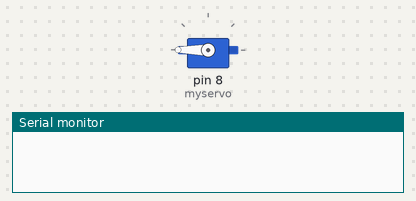
This sketch was run on a simulated Arduino Uno, built with avr-gcc and run on an emulated ATmega328P. On the bench: servo, the last lines printed to the serial monitor.

Above: at 0.1 s.
At 2.1 s:
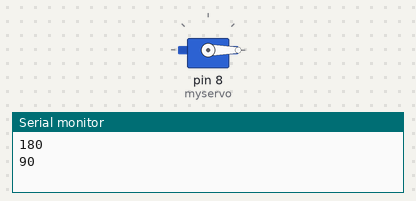
At 3.1 s:
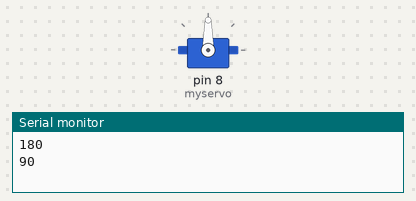
Timing chart, 0 to 4.6 s (numbered marks = the images above):
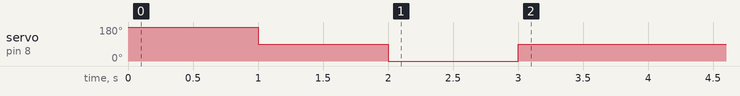

The sketch:

servo.ino
```cpp
#include <Servo.h>

Servo myservo;
int pos = 180;
bool start = true;

void setup() {
    myservo.attach(8);
    myservo.write(pos);
    Serial.begin(9600);
}

void loop() {

    while(start) {
        myservo.write(180);
        delay(1000);
        Serial.println(myservo.read());

        myservo.write(90);
        delay(1000);
        Serial.println(myservo.read());

        myservo.write(0);
        delay(1000);

        myservo.write(90);
        delay(1000);
        Serial.println(myservo.read());

        start = false;
        myservo.detach();
    }
}
```

Temperature.cpp
```cpp
#include <Adafruit_Sensor.h>
#include <DHT.h>
#include <DHT_U.h>
#define DHTTYPE    DHT11     // DHT 11
#define DHTPIN 2
DHT_Unified dht(DHTPIN, DHTTYPE);
uint32_t delayMS;
 void setup() {
  Serial.begin(9600);
  dht.begin(); //creating instance of DHT library
  sensor_t sensor;
  //delayMS = sensor.min_delay / 1000;
}

void loop()
{
  sensors_event_t event; //creating an event to read data for temp & Humidity
  dht.temperature().getEvent(&event);
   Serial.print(F("Temperature: "));
  Serial.print(event.temperature);
  Serial.println(F("°C"));
  dht.humidity().getEvent(&event);
  Serial.print(F("Humidity: "));
  Serial.print(event.relative_humidity);
  Serial.println(F("%"));
delay(1000);
}
```

Measured:
- by itself, servo on pin 8 (myservo): 180° → 90° at 1.0 s, → 0° 1.0 s later, → 90° 1.0 s later
